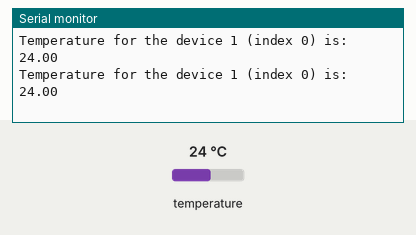
Recording of a sketch running on a simulated ESP32. Parts: the last lines printed to the serial monitor. The inputs (shaded band) are chosen by the test bench; at power-on: temperature 24 °C.

Above: at 2.3 s.
2.4 s: temperature set to 12 °C
At 2.4 s:
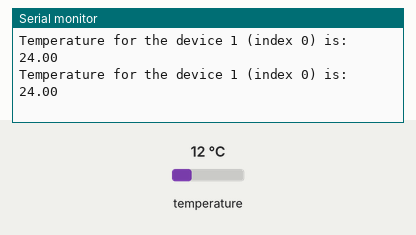
3.9 s: temperature set to 19 °C
At 3.9 s:
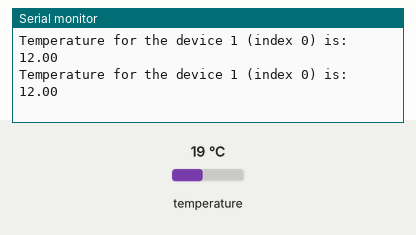
Timing chart, 0 to 6.9 s (numbered marks = the images above; inputs shaded):
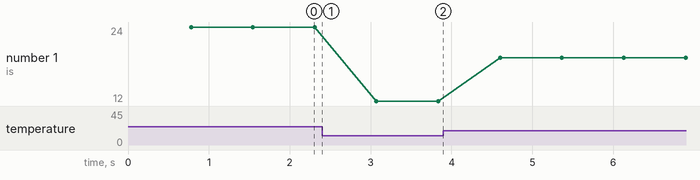

The sketch:

ESP32_Temperature.ino
```cpp
#include <OneWire.h>
#include <DallasTemperature.h>

#define ONE_WIRE_BUS 13

OneWire oneWire(ONE_WIRE_BUS); // Setup a oneWire instance to communicate with any OneWire devices (not just Maxim/Dallas temperature ICs)
DallasTemperature sensors(&oneWire); // Pass our oneWire reference to Dallas Temperature.


void setup() {
  sensors.begin(); // Start up the library
}

void loop() {
  sensors.requestTemperatures(); // Send the command to get temperatures
  float tempC = sensors.getTempCByIndex(0);
  Serial.print("Temperature for the device 1 (index 0) is: ");
  Serial.println(tempC);

}
```

Measured:
- plotted number 1: 24 → 12 after the input at 2.4 s, 12 → 19 after the input at 3.9 s
